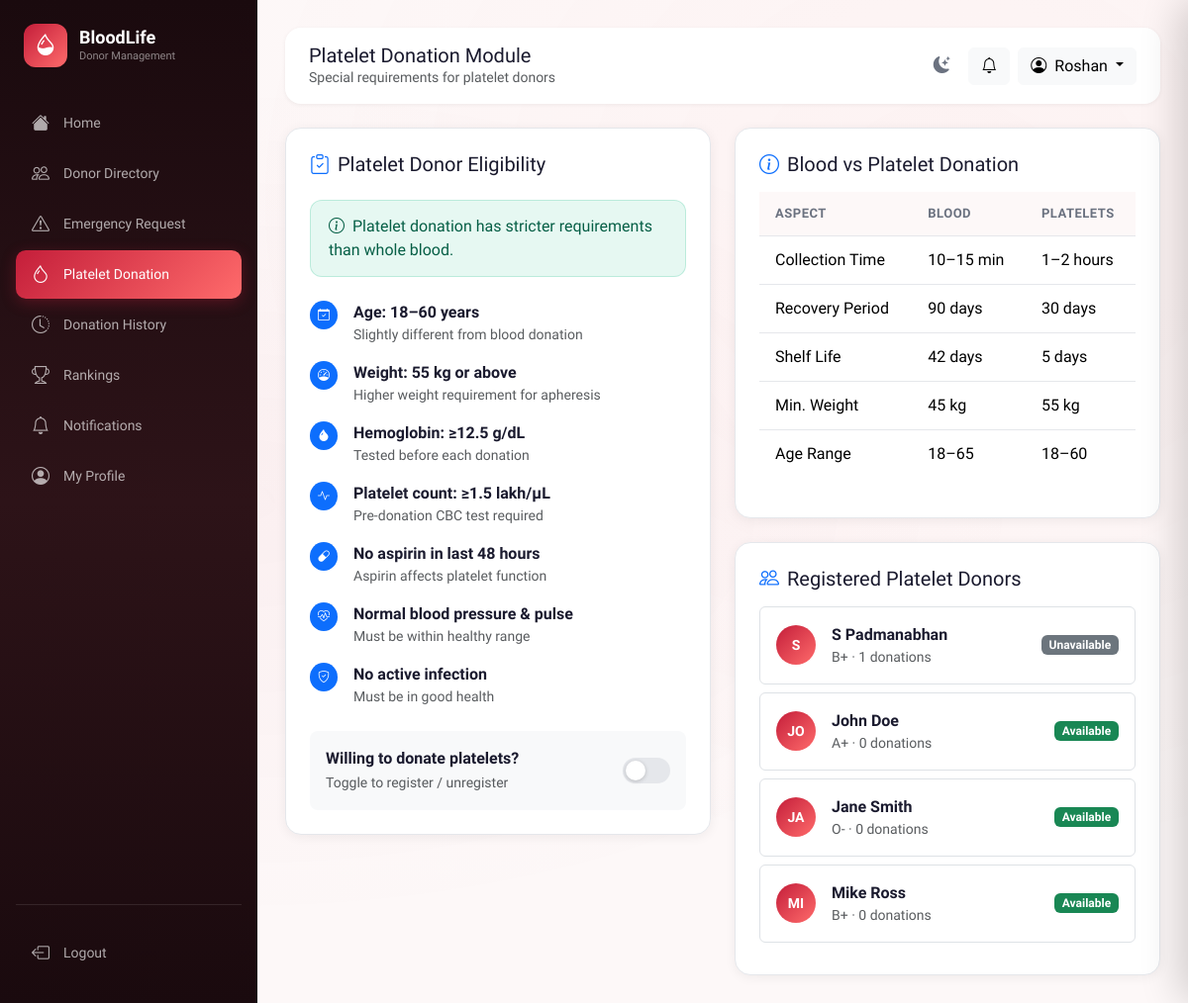
Screenshot of /donor/platelet (signed in) with the database file from the repository.
### app/models.py (models this page shows, shortened)
class User(UserMixin, db.Model):
    __tablename__ = 'users'
    id = db.Column(db.Integer, primary_key=True)
    name = db.Column(db.String(100), nullable=False)
    email = db.Column(db.String(150), unique=True, nullable=False, index=True)
    password_hash = db.Column(db.String(256), nullable=False)
    role = db.Column(db.String(10), default='user')          # 'user' | 'admin'
    is_active = db.Column(db.Boolean, default=True)
    is_blocked = db.Column(db.Boolean, default=False)
    created_at = db.Column(db.DateTime, default=datetime.utcnow)
    last_login = db.Column(db.DateTime)
    profile = db.relationship('DonorProfile', back_populates='user',
                               uselist=False, cascade='all, delete-orphan')
    blood_requests = db.relationship('BloodRequest', back_populates='requester',
                                      foreign_keys='BloodRequest.user_id',
                                      cascade='all, delete-orphan')
    donation_history = db.relationship('DonationHistory', back_populates='donor',
                                        cascade='all, delete-orphan')
    platelet_donations = db.relationship('PlateletDonation', back_populates='donor',
                                          cascade='all, delete-orphan')
    notifications = db.relationship('Notification', back_populates='user',
                                     cascade='all, delete-orphan')
    eligibility_checks = db.relationship('EligibilityCheck', back_populates='user',
                                          cascade='all, delete-orphan')
    @property
    def is_admin(self):
        return self.role == 'admin'

class DonorProfile(db.Model):
    __tablename__ = 'donor_profiles'
    id = db.Column(db.Integer, primary_key=True)
    user_id = db.Column(db.Integer, db.ForeignKey('users.id'), unique=True, nullable=False)
    phone = db.Column(db.String(20))
    dob = db.Column(db.Date)
    gender = db.Column(db.String(10))
    blood_group = db.Column(db.String(5), index=True)
    weight = db.Column(db.Float)     # kg
    height = db.Column(db.Float)     # cm
    location = db.Column(db.String(200))
    city = db.Column(db.String(100))
    state = db.Column(db.String(100))
    is_available = db.Column(db.Boolean, default=True)
    is_platelet_donor = db.Column(db.Boolean, default=False)
    last_blood_donation = db.Column(db.Date)
    last_platelet_donation = db.Column(db.Date)
    total_blood_donations = db.Column(db.Integer, default=0)
    total_platelet_donations = db.Column(db.Integer, default=0)
    emergency_responses = db.Column(db.Integer, default=0)
    blood_rank_score = db.Column(db.Float, default=0.0)
    platelet_rank_score = db.Column(db.Float, default=0.0)
    updated_at = db.Column(db.DateTime, default=datetime.utcnow, onupdate=datetime.utcnow)
    user = db.relationship('User', back_populates='profile')
    @property
    def next_platelet_eligible_date(self) -> date:
        if self.last_platelet_donation:
            return self.last_platelet_donation + timedelta(days=PLATELET_COOLDOWN)
        return date.today()
    @property
    def platelet_days_until_eligible(self) -> int:
        delta = (self.next_platelet_eligible_date - date.today()).days
        return max(0, delta)
    @property
    def is_platelet_eligible(self) -> bool:
        return self.is_platelet_donor and self.is_available and self.platelet_days_until_eligible == 0

### app/donor/routes.py (the view)
@donor.route('/platelet')
@login_required
def platelet():
    platelet_donors = (DonorProfile.query.join(User)
                       .filter(DonorProfile.is_platelet_donor == True,
                               User.is_blocked == False)
                       .order_by(DonorProfile.platelet_rank_score.desc()).all())
    profile = current_user.profile
    return render_template('donor/platelet.html',
                           platelet_donors=platelet_donors,
                           profile=profile)

### app/templates/donor/platelet.html (shortened to what this page needs)
{% extends "base.html" %}
{% block page_title %}Platelet Donation Module{% endblock %}
{% block page_subtitle %}Special requirements for platelet donors{% endblock %}
{% block content %}
<div class="row g-4">
    <div class="col-lg-6">
        <div class="card-custom p-4">
            <h5 class="mb-4"><i class="bi bi-clipboard-check me-2 text-primary"></i>Platelet Donor Eligibility</h5>
            <div class="alert alert-success-custom mb-4">
                <i class="bi bi-info-circle me-2"></i>Platelet donation has stricter requirements than whole blood.
            </div>
            <ul class="list-unstyled">
                {% for title, sub, icon in reqs %}
                <li class="d-flex align-items-start gap-3 mb-3">
                    <span class="badge bg-primary rounded-circle p-2"><i class="bi {{ icon }}"></i></span>
                    <div>
                        <strong>{{ title }}</strong>
                        <p class="text-muted small mb-0">{{ sub }}</p>
                    </div>
                </li>
                {% endfor %}
            </ul>
            {% if profile %}
            <div class="d-flex align-items-center justify-content-between p-3 bg-light rounded-3 mt-4">
                <div>
                    <strong class="d-block">Willing to donate platelets?</strong>
                    <small class="text-muted">Toggle to register / unregister</small>
                </div>
                <div class="toggle-switch {{ 'active' if profile.is_platelet_donor }}" id="plateletToggle"
                    onclick="togglePlatelet()"></div>
            </div>
            {% endif %}
        </div>
    </div>
    <div class="col-lg-6">
        <div class="card-custom p-4 mb-4">
            <h5 class="mb-3"><i class="bi bi-info-circle me-2 text-primary"></i>Blood vs Platelet Donation</h5>
            <table class="table table-custom">
                <thead>
                    <tr>
                        <th>Aspect</th>
                        <th>Blood</th>
                        <th>Platelets</th>
                    </tr>
                </thead>
                <tbody>
                    <tr>
                        <td>Collection Time</td>
                        <td>10–15 min</td>
                        <td>1–2 hours</td>
                    </tr>
                    <tr>
                        <td>Recovery Period</td>
                        <td>90 days</td>
                        <td>30 days</td>
                    </tr>
                    <tr>
                        <td>Shelf Life</td>
                        <td>42 days</td>
                        <td>5 days</td>
                    </tr>
                    <tr>
                        <td>Min. Weight</td>
                        <td>45 kg</td>
                        <td>55 kg</td>
                    </tr>
                    <tr>
                        <td>Age Range</td>
                        <td>18–65</td>
                        <td>18–60</td>
                    </tr>
                </tbody>
            </table>
        </div>
        <div class="card-custom p-4">
            <h5 class="mb-3"><i class="bi bi-people me-2 text-primary"></i>Registered Platelet Donors</h5>
            {% for p in platelet_donors %}
            <div class="d-flex align-items-center gap-3 p-3 border rounded mb-2">
                <div class="donor-avatar" style="width:40px;height:40px;font-size:14px;">{{ p.user.name[:2].upper() }}
                </div>
                <div class="flex-grow-1">
                    <strong>{{ p.user.name }}</strong>
                    <small class="text-muted d-block">{{ p.blood_group }} · {{ p.total_platelet_donations }}
                        donations</small>
                </div>
                <span class="badge {{ 'bg-success' if p.is_platelet_eligible else 'bg-secondary' }}">
                    {{ 'Available' if p.is_platelet_eligible else 'Unavailable' }}
                </span>
            </div>
            {% else %}
            <p class="text-muted text-center py-4">No platelet donors registered.</p>
            {% endfor %}
        </div>
    </div>
</div>
{% endblock %}

### app/templates/base.html (shortened to what this page needs)
<!DOCTYPE html>
<html lang="en">
<head>
    <link href="https://cdn.jsdelivr.net/npm/bootstrap@5.3.2/dist/css/bootstrap.min.css" rel="stylesheet">
    <link rel="stylesheet" href="https://cdn.jsdelivr.net/npm/bootstrap-icons@1.11.1/font/bootstrap-icons.css">
    <link rel="stylesheet" href="{{ url_for('static', filename='css/style.css') }}">
</head>
<body data-auth="{{ 'true' if current_user.is_authenticated else 'false' }}" >
    <div class="toast-container position-fixed top-0 end-0 p-3" style="z-index:9999;" id="toastContainer"></div>
    {% if current_user.is_authenticated %}
    <aside class="sidebar" id="sidebar">
        <div class="sidebar-logo">
            <div class="sidebar-logo-icon"><i class="bi bi-droplet-half"></i></div>
            <div>
                <h2>BloodLife</h2>
                <span>Donor Management</span>
            </div>
        </div>
        <nav>
            <ul class="list-unstyled">
                <li class="nav-item">
                    <a class="nav-link-custom {% if request.endpoint == 'main.dashboard' %}active{% endif %}"
                        href="{{ url_for('main.dashboard') }}">
                        <i class="bi bi-house-fill"></i><span>Home</span>
                    </a>
                </li>
                <li class="nav-item">
                    <a class="nav-link-custom {% if request.blueprint == 'donor' and 'directory' in request.endpoint %}active{% endif %}"
                        href="{{ url_for('donor.directory') }}">
                        <i class="bi bi-people"></i><span>Donor Directory</span>
                    </a>
                </li>
                <li class="nav-item">
                    <a class="nav-link-custom {% if request.blueprint == 'requests' %}active{% endif %}"
                        href="{{ url_for('requests.index') }}">
                        <i class="bi bi-exclamation-triangle"></i><span>Emergency Request</span>
                        {% set active_count = active_request_count|default(0) %}
                    </a>
                </li>
                <li class="nav-item">
                    <a class="nav-link-custom {% if 'platelet' in request.endpoint|default('') %}active{% endif %}"
                        href="{{ url_for('donor.platelet') }}">
                        <i class="bi bi-droplet"></i><span>Platelet Donation</span>
                    </a>
                </li>
                <li class="nav-item">
                    <a class="nav-link-custom {% if 'history' in request.endpoint|default('') %}active{% endif %}"
                        href="{{ url_for('donor.history') }}">
                        <i class="bi bi-clock-history"></i><span>Donation History</span>
                    </a>
                </li>
                <li class="nav-item">
                    <a class="nav-link-custom {% if 'rankings' in request.endpoint|default('') %}active{% endif %}"
                        href="{{ url_for('donor.rankings') }}">
                        <i class="bi bi-trophy"></i><span>Rankings</span>
                    </a>
                </li>
                <li class="nav-item position-relative">
                    <a class="nav-link-custom {% if 'notifications' in request.endpoint|default('') %}active{% endif %}"
                        href="{{ url_for('requests.notifications') }}">
                        <i class="bi bi-bell"></i><span>Notifications</span>
                        {% set unread = unread|default(0) %}
                    </a>
                </li>
                <li class="nav-item">
                    <a class="nav-link-custom {% if 'profile' in request.endpoint|default('') %}active{% endif %}"
                        href="{{ url_for('donor.profile') }}">
                        <i class="bi bi-person-circle"></i><span>My Profile</span>
                    </a>
                </li>
            </ul>
        </nav>
        <div class="mt-auto pt-4" style="border-top: 1px solid rgba(255,255,255,0.1);">
            <a class="nav-link-custom" href="{{ url_for('auth.logout') }}">
                <i class="bi bi-box-arrow-left"></i><span>Logout</span>
            </a>
        </div>
    </aside>
    <main class="main-content" id="mainContent">
        <div class="header mb-4">
            <div class="header-left">
                <div>
                    <h5 class="mb-0">{% block page_title %}Home{% endblock %}</h5>
                    <p class="text-muted mb-0 small">{% block page_subtitle %}{% endblock %}</p>
                </div>
            </div>
            <div class="d-flex align-items-center gap-2">
                <button class="theme-toggle" id="themeToggleBtn" onclick="toggleTheme()" title="Toggle dark/light mode">
                    <i class="bi bi-moon-stars-fill" id="themeIcon"></i>
                </button>
                <button class="btn btn-light position-relative" id="notifBellBtn" onclick="openNotifDrawer()"
                    title="Notifications">
                    <i class="bi bi-bell" id="bellIcon"></i>
                </button>
                <div class="dropdown">
                    <button class="btn btn-light dropdown-toggle" data-bs-toggle="dropdown">
                        <i class="bi bi-person-circle me-2"></i>{{ current_user.name.split()[0] }}
                    </button>
                </div>
            </div>
        </div>
        {% block content %}{% endblock %}
    </main>
    {% endif %}
</body>
</html>

### rows the page displays
User: name "Roshan", is_active True (drawn)
DonorProfile: user "S", user.name "S Padmanabhan", blood_group "B+", total_platelet_donations "1", is_platelet_donor+is_available+last_platelet_donation "Unavailable"
DonorProfile: user "JO", user.name "John Doe", blood_group "A+", total_platelet_donations "0", is_platelet_donor+is_available+last_platelet_donation "Available"
DonorProfile: user "JA", user.name "Jane Smith", blood_group "O-", total_platelet_donations "0", is_platelet_donor+is_available+last_platelet_donation "Available"
DonorProfile: user "MI", user.name "Mike Ross", blood_group "B+", total_platelet_donations "0", is_platelet_donor+is_available+last_platelet_donation "Available"

### other values shown
{{ title }} "Age: 18–60 years" "Weight: 55 kg or above" "Hemoglobin: ≥12.5 g/dL" "Platelet count: ≥1.5 lakh/μL" "No aspirin in last 48 hours" "Normal blood pressure & pulse" "No active infection"
{{ sub }} "Slightly different from blood donation" "Higher weight requirement for apheresis" "Tested before each donation" "Pre-donation CBC test required" "Aspirin affects platelet function" "Must be within healthy range" "Must be in good health"
